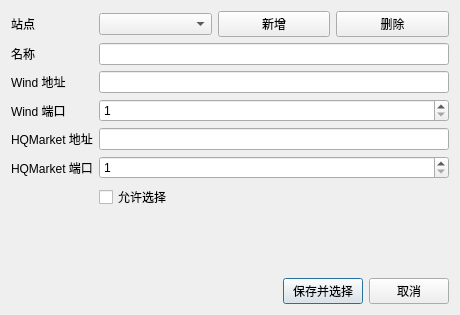
<?xml version="1.0" encoding="UTF-8"?>
<ui version="4.0">
 <class>CServerSettingsDialogClass</class>
 <widget class="QDialog" name="CServerSettingsDialogClass">
  <property name="geometry">
   <rect><x>0</x><y>0</y><width>460</width><height>315</height></rect>
  </property>
  <property name="minimumSize">
   <size><width>430</width><height>0</height></size>
  </property>
  <property name="windowTitle">
   <string>连接站点设置</string>
  </property>
  <layout class="QVBoxLayout" name="rootLayout">
   <item>
    <layout class="QFormLayout" name="formLayout">
     <item row="0" column="0"><widget class="QLabel" name="siteLabel"><property name="text"><string>站点</string></property></widget></item>
     <item row="0" column="1">
      <layout class="QHBoxLayout" name="siteLayout">
       <item><widget class="QComboBox" name="siteCombo"/></item>
       <item><widget class="QPushButton" name="addButton"><property name="text"><string>新增</string></property></widget></item>
       <item><widget class="QPushButton" name="removeButton"><property name="text"><string>删除</string></property></widget></item>
      </layout>
     </item>
     <item row="1" column="0"><widget class="QLabel" name="nameLabel"><property name="text"><string>名称</string></property></widget></item>
     <item row="1" column="1"><widget class="QLineEdit" name="nameEdit"/></item>
     <item row="2" column="0"><widget class="QLabel" name="windHostLabel"><property name="text"><string>Wind 地址</string></property></widget></item>
     <item row="2" column="1"><widget class="QLineEdit" name="windHostEdit"/></item>
     <item row="3" column="0"><widget class="QLabel" name="windPortLabel"><property name="text"><string>Wind 端口</string></property></widget></item>
     <item row="3" column="1"><widget class="QSpinBox" name="windPortSpin"><property name="minimum"><number>1</number></property><property name="maximum"><number>65535</number></property></widget></item>
     <item row="4" column="0"><widget class="QLabel" name="hqMarketHostLabel"><property name="text"><string>HQMarket 地址</string></property></widget></item>
     <item row="4" column="1"><widget class="QLineEdit" name="hqMarketHostEdit"/></item>
     <item row="5" column="0"><widget class="QLabel" name="hqMarketPortLabel"><property name="text"><string>HQMarket 端口</string></property></widget></item>
     <item row="5" column="1"><widget class="QSpinBox" name="hqMarketPortSpin"><property name="minimum"><number>1</number></property><property name="maximum"><number>65535</number></property></widget></item>
     <item row="6" column="1"><widget class="QCheckBox" name="enabledCheck"><property name="text"><string>允许选择</string></property></widget></item>
    </layout>
   </item>
   <item>
    <layout class="QHBoxLayout" name="buttonLayout">
     <item><spacer name="buttonSpacer"><property name="orientation"><enum>Qt::Orientation::Horizontal</enum></property><property name="sizeHint" stdset="0"><size><width>40</width><height>20</height></size></property></spacer></item>
     <item><widget class="QPushButton" name="saveButton"><property name="text"><string>保存并选择</string></property><property name="default"><bool>true</bool></property></widget></item>
     <item><widget class="QPushButton" name="cancelButton"><property name="text"><string>取消</string></property></widget></item>
    </layout>
   </item>
  </layout>
 </widget>
 <resources/>
 <connections/>
</ui>
